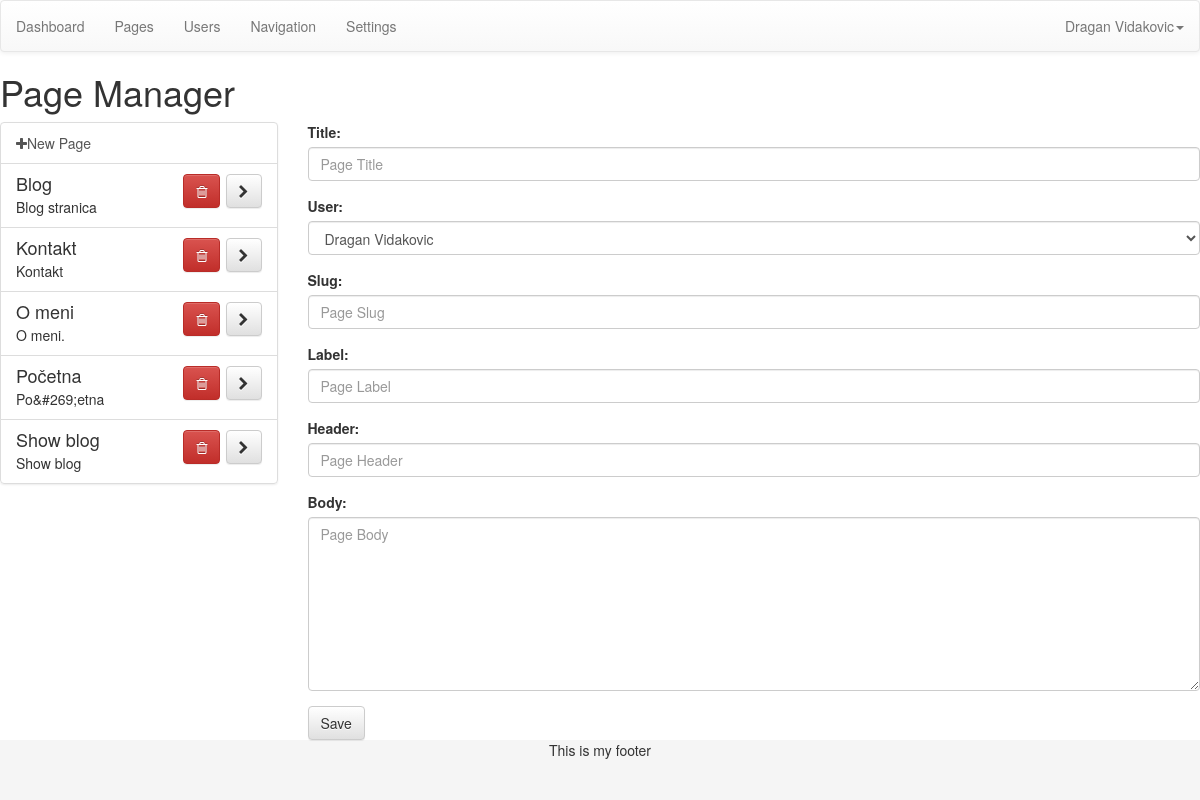
The page /admin-developer/index.php?page=pages (signed in) on the database as committed earlier.
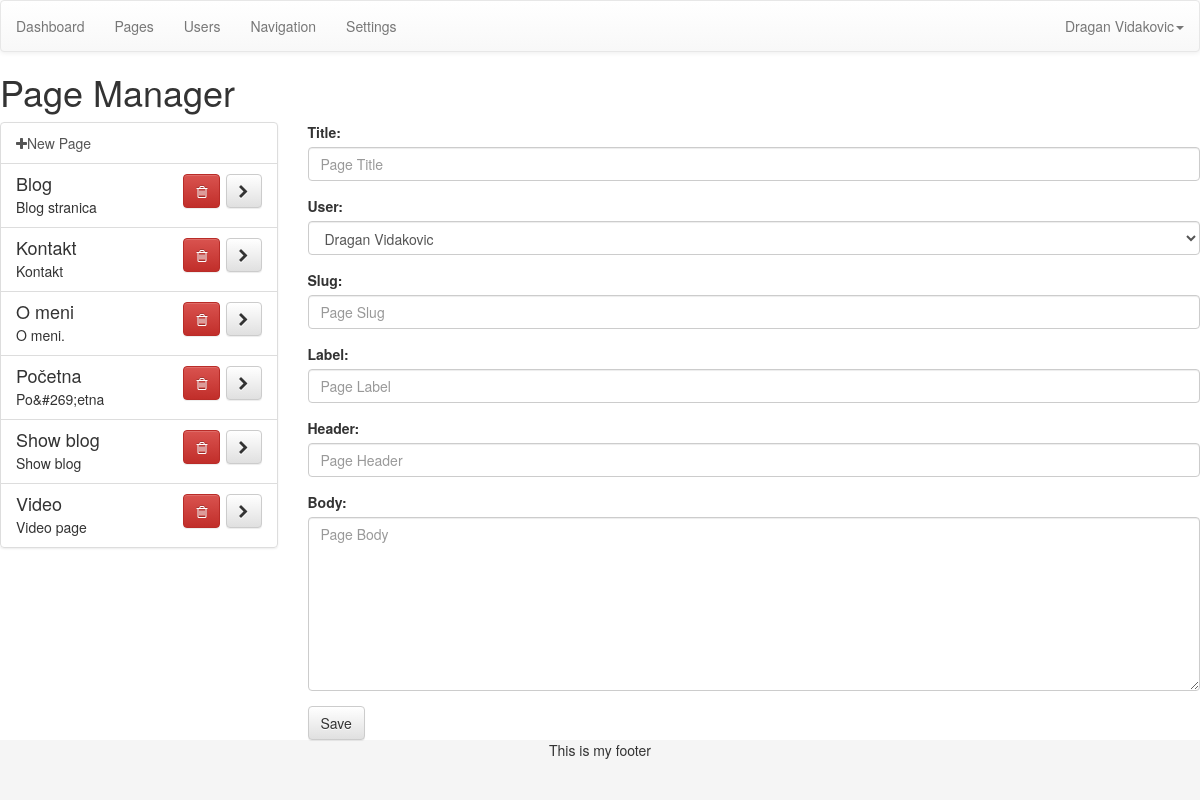
The same page on the database as committed later.
### tables this page shows
CREATE TABLE IF NOT EXISTS `posts` (
  `id` mediumint(9) NOT NULL,
  `user` mediumint(9) NOT NULL,
  `type` mediumint(9) NOT NULL,
  `slug` varchar(300) NOT NULL,
  `label` varchar(100) NOT NULL,
  `title` varchar(200) NOT NULL,
  `header` varchar(300) NOT NULL,
  `body` longtext NOT NULL
);

### admin-developer/index.php (called while the page is built)
<?php include('template/header.php'); ?>
<?php include('views/'.$page.'.php'); ?>
<?php include('template/footer.php'); ?>

### admin-developer/functions/data.php (called while the page is built, shortened)
<?php
function data_user($dbc, $id){
	if(is_numeric($id)){
		$cond = "WHERE id = '$id'";
	} else {
		$cond = "WHERE email = '$id'";
	}
	$q = "SELECT * FROM users $cond";
	$r = mysqli_query($dbc, $q);
	$data = mysqli_fetch_assoc($r);
	$data['fullname'] =  $data['first'].' '.$data['last'];
	$data['fullname_reverse'] = $data['last'].', '.$data['first'];
	return $data;
}
?>

### admin-developer/config/setup.php (called while the page is built, shortened)
<?php
include('../config/connection.php');
include ('functions/data.php');
include ('functions/sandbox.php');
$user = data_user($dbc, $_SESSION['username']);
?>

### admin-developer/views/pages.php (the view, shortened to what this page needs)
<h1>Page Manager</h1>
<div class="row">
	<div class="col-md-3">
		<div class="list-group">
				<a class="list-group-item" href="?page=pages">
					<i class="fa fa-plus"></i>New Page
				</a>
		<?php
			$q = "SELECT * FROM posts WHERE type = 1 ORDER BY title ASC";
			$r = mysqli_query($dbc, $q);
			while($list = mysqli_fetch_assoc($r)){
				$blurb = substr(strip_tags($list['body']), 0, 120);
				?>
				<div id="page_<?php echo $list['id']; ?>" class="list-group-item <?php selected($list['id'], $opened['id'], 'active'); ?>">
					<h4 class="list-group-item-heading"><?php echo $list['title']; ?>
						<span class="pull-right">
							<a href="#" id="del_<?php echo $list['id']; ?>" class="btn btn-danger btn-delete"><i class="fa fa-trash-o"></i></a>
							<a href="index.php?page=pages&id=<?php echo $list['id']; ?>" class="btn btn-default"><i class="fa fa-chevron-right"></i></a>
						</span>
					</h4>
					<p class="list-group-item-text"><?php echo $blurb; ?></p>
				</div>
		<?php } ?>
		</div>
	</div>
	<div class="col-md-9">
		<form action="index.php?page=pages&id=<?php echo $opened['id']; ?>" method="post" role="form">
			<div class="form-group">
				<label for="title">Title:</label>
				<input class="form-control" type="text" name="title" id="title" value="<?php echo $opened['title']; ?>" placeholder="Page Title">
			</div>
			<div class="form-group">
				<label for="user">User:</label>
				<select class="form-control" name="user" id="user">
					<?php
						$q = "SELECT id FROM users ORDER BY first ASC";
						$r = mysqli_query($dbc, $q);
						while($user_list = mysqli_fetch_assoc($r)){
							$user_data = data_user($dbc, $user_list['id']);
							?>
							<option value="<?php echo $user_data['id']; ?>"
							<?php
								if(isset($_GET['id'])){
									selected($user_data['id'], $opened['user'], 'selected');
								} else {
									selected($user_data['id'], $user['id'], 'selected');
								}
							?>><?php echo $user_data['fullname']; ?></option>
					<?php } ?>
				</select>
			</div>
			<div class="form-group">
				<label for="slug">Slug:</label>
				<input class="form-control" type="text" name="slug" id="slug" value="<?php echo $opened['slug']; ?>" placeholder="Page Slug">
			</div>
			<div class="form-group">
				<label for="label">Label:</label>
				<input class="form-control" type="text" name="label" id="label" value="<?php echo $opened['label']; ?>" placeholder="Page Label">
			</div>
			<div class="form-group">
				<label for="header">Header:</label>
				<input class="form-control" type="text" name="header" id="header" value="<?php echo $opened['header']; ?>" placeholder="Page Header">
			</div>
			<div class="form-group">
				<label for="body">Body:</label>
				<textarea class="form-control editor" name="body" id="body" rows="8" placeholder="Page Body"><?php echo $opened['body']; ?></textarea>
			</div>
			<button type="submit" class="btn btn-default">Save</button>
		</form>
	</div>
</div>

### admin-developer/template/header.php (shortened to what this page needs)
<?php include("config/setup.php"); ?>
<!DOCTYPE html>
<html>
<head>
	<?php
		include("config/css.php");
	?>
</head>
<body>
<div id="wrap">
	<?php include(D_TEMPLATE.'/navigation.php'); ?>

### admin-developer/config/css.php (shortened to what this page needs)
<link rel="stylesheet" href="https://maxcdn.bootstrapcdn.com/bootstrap/3.3.1/css/bootstrap.min.css">
<link rel="stylesheet" href="https://maxcdn.bootstrapcdn.com/bootstrap/3.3.1/css/bootstrap-theme.min.css">
<link rel="stylesheet" href="//code.jquery.com/ui/1.11.1/themes/smoothness/jquery-ui.css">
<link rel="stylesheet" href="css/dropzone.css">
<link href="//maxcdn.bootstrapcdn.com/font-awesome/4.2.0/css/font-awesome.min.css" rel="stylesheet">

### admin-developer/template/navigation.php (shortened to what this page needs)
<nav class="navbar navbar-default" role="navigation">
		<ul class="nav navbar-nav">
			<li><a href="?page=dashboard">Dashboard</a></li>
			<li><a href="?page=pages">Pages</a></li>
			<li><a href="?page=users">Users</a></li>
			<li><a href="?page=navigation">Navigation</a></li>
			<li><a href="?page=settings">Settings</a></li>
		</ul>
		<div class="pull-right">
			<ul class="nav navbar-nav">
				<li role="presentation" class="dropdown">
				    <a class="dropdown-toggle" data-toggle="dropdown" href="#" role="button" aria-expanded="false">
				    	<?php echo $user['fullname'];  ?><span class="caret"></span>
				    </a>
				  </li>
			</ul>
		</div>
</nav>

### admin-developer/functions/sandbox.php
<?php
function selected($value1, $value2, $return){
	if ($value1 == $value2){
		echo $return;
	}
}
?>

### admin-developer/template/footer.php (shortened to what this page needs)
</div>
	<footer id="footer">
		<p>This is my footer</p>
	</footer>
</body>
</html>

### admin-developer/config/css.php (style rules this page uses)
html, body { height: 100%; }
#wrap { min-height: 100%; height: auto; margin: 0 auto -60px; padding: 0 0 60px; }
#footer { height: 60px; background-color: #f5f5f5; text-align: center; }

Rows that differ between the two databases and show on the page:
added posts: title "Video", body "Video page"
